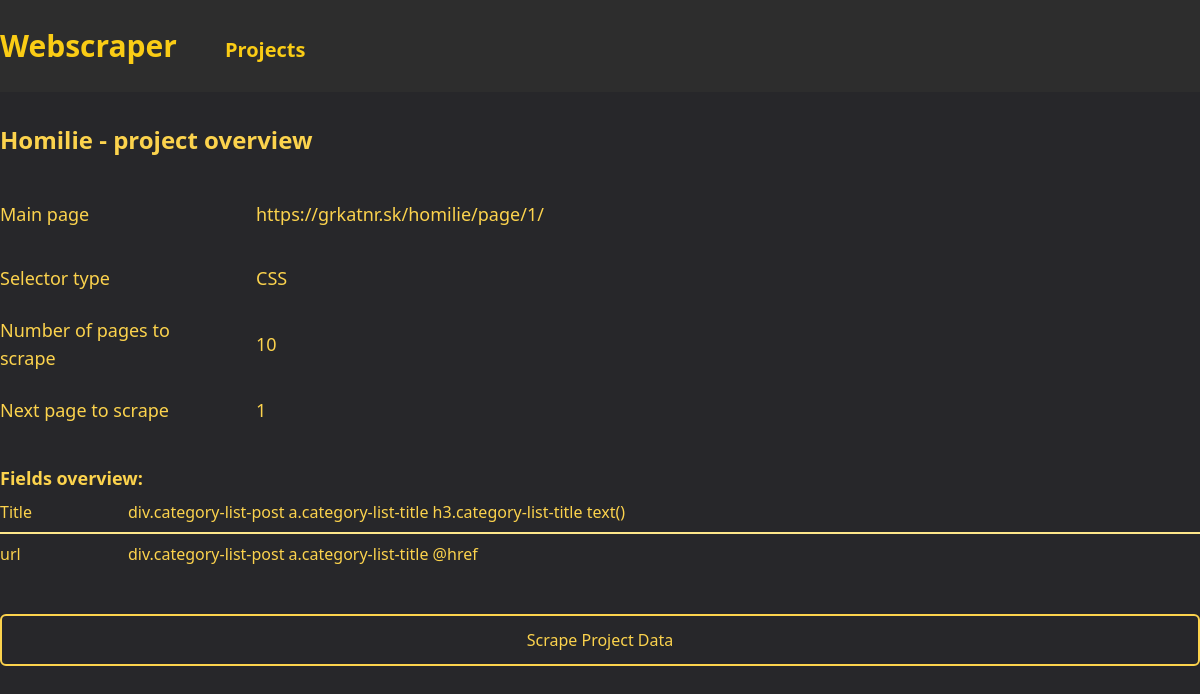
The page /project-overview/3/ on the database as committed earlier.
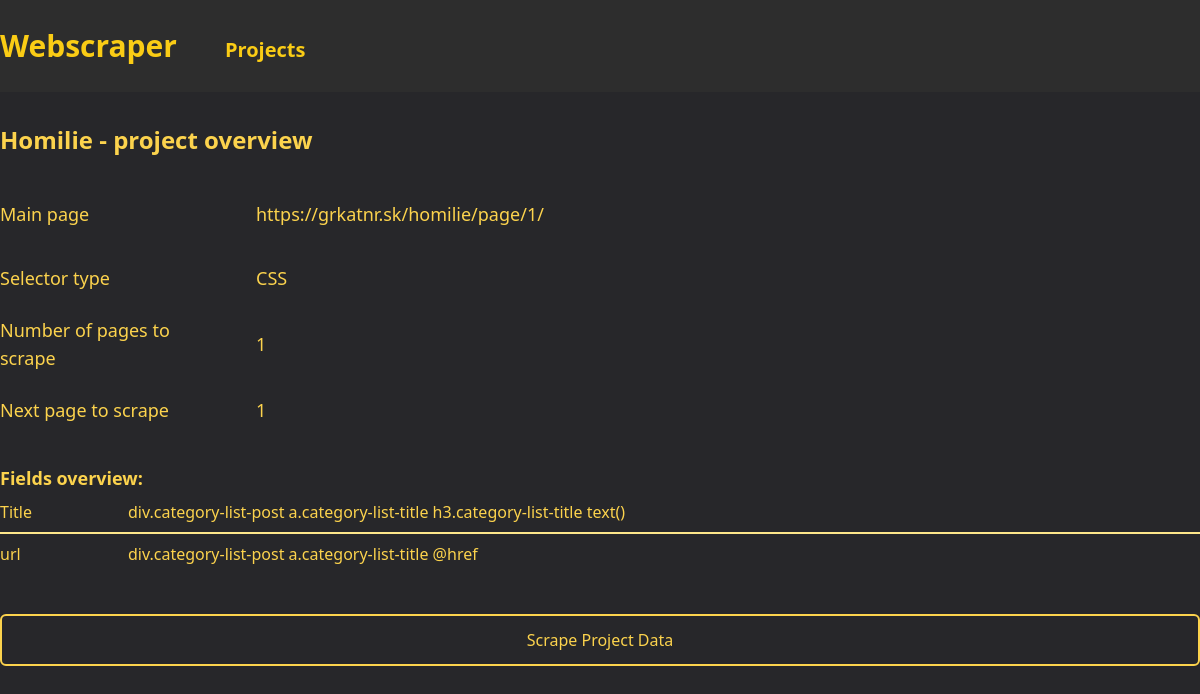
The same page on the database as committed later.
### projects/models.py (models this page shows, shortened)
class Project(models.Model):
    SELECTOR_CHOICES = [
        ("xPath", "xPath"),
        ("CSS", "CSS"),
    ]
    main_page_url = models.CharField(max_length=1023)
    name = models.CharField(max_length=1023, default="", blank=True, null=True)
    number_of_pages_to_scrape = models.IntegerField(default=0)
    next_page_to_scrape = models.IntegerField(default=0)
    selector_type = models.CharField(max_length=10, choices=SELECTOR_CHOICES)
    component_path = models.CharField(max_length=1023, blank=True, null=True)
    fields = models.JSONField(default=default_fields)
    created_at = models.DateTimeField(auto_now_add=True)
    updated_at = models.DateTimeField(auto_now=True)

### projects/views.py (the view)
class ProjectOverviewView(View):
    def get(self, request, project_id):
        project = get_object_or_404(Project, id=project_id)
        return render(
            request,
            "projects/project_overview.html",
            {
                "project": project,
                "fields": project.fields["fields"],
            },
        )

### projects/templates/projects/project_overview.html (shortened to what this page needs)
{% extends 'base.html' %}
{% load static %}
{% block content %}
<h1 class="text-2xl text-amber-300 font-bold mb-8">{{ project.name }} - project overview</h1>
<div class="flex flex-col gap-6">
    <div class="flex flex-row items-center align-middle w-full gap-8 text-lg text-amber-300 py-3 font-medium">
        <div class="   min-w-56 w-fit align-middle">
            Main page
        </div>
        <div class="w-full text-amber-300 ">
            {{ project.main_page_url }}
        </div>
    </div>
    <div class="flex flex-row items-center align-middle w-full gap-8 text-lg text-amber-300 font-medium">
        <div class="   min-w-56 w-fit align-middle">
            Selector type
        </div>
        <div class="w-full text-amber-300 ">
            {{ project.selector_type }}
        </div>
    </div>
    <div class="flex flex-row items-center align-middle w-full gap-8 text-lg text-amber-300 font-medium">
        <div class="min-w-56 w-fit align-middle">
            Number of pages to scrape
        </div>
        <div class="w-full text-amber-300 ">
            {% if project.number_of_pages_to_scrape == 0 %}All pages{%else%}{{ project.number_of_pages_to_scrape }}{%endif%}
        </div>
    </div>
    <div class="flex flex-row items-center align-middle w-full gap-8 text-lg text-amber-300 font-medium">
        <div class="min-w-56 w-fit align-middle">
            Next page to scrape
        </div>
        <div class="w-full text-amber-300 ">
            {{ project.next_page_to_scrape }}
        </div>
    </div>
</div>
<div class="flex text-lg font-bold text-amber-300 w-full mt-10">
    Fields overview:
</div>
<div class="w-full flex flex-col divide-y-2 divide-amber-200">
    {% if fields.items %}
        {% for field in fields.values %}
            <div class="flex flex-row w-full shrink-0 py-2">
                <div
                    class="min-w-32 items-center text-left text-amber-300 font-medium"
                >
                    {{ field.name }}
                </div>
                <div class="flex gap-4 text-amber-300 font-normal items-center text-wrap">
                    {{field.selector}}
                    {{field.attribute}}
                </div>
            </div>
        {% endfor %}
    {% else %}
            <div class="flex font-medium text-lg text-amber-300">
                No saved fields
            </div>
    {% endif %}
</div>
<form method="POST" action="{% url 'scrape_data' project.id %}" class="flex gap-8 mt-10">
    <button type="submit" class="py-3 w-full items-center text-center text-amber-300 border-2 border-amber-300  hover:bg-amber-300 hover:text-zinc-800 rounded-md font-medium">
        Scrape Project Data
    </button>
</form>
{% endblock %}

Rows that differ between the two databases and show on the page:
changed Project "Homilie": number_of_pages_to_scrape "10" → "1"
